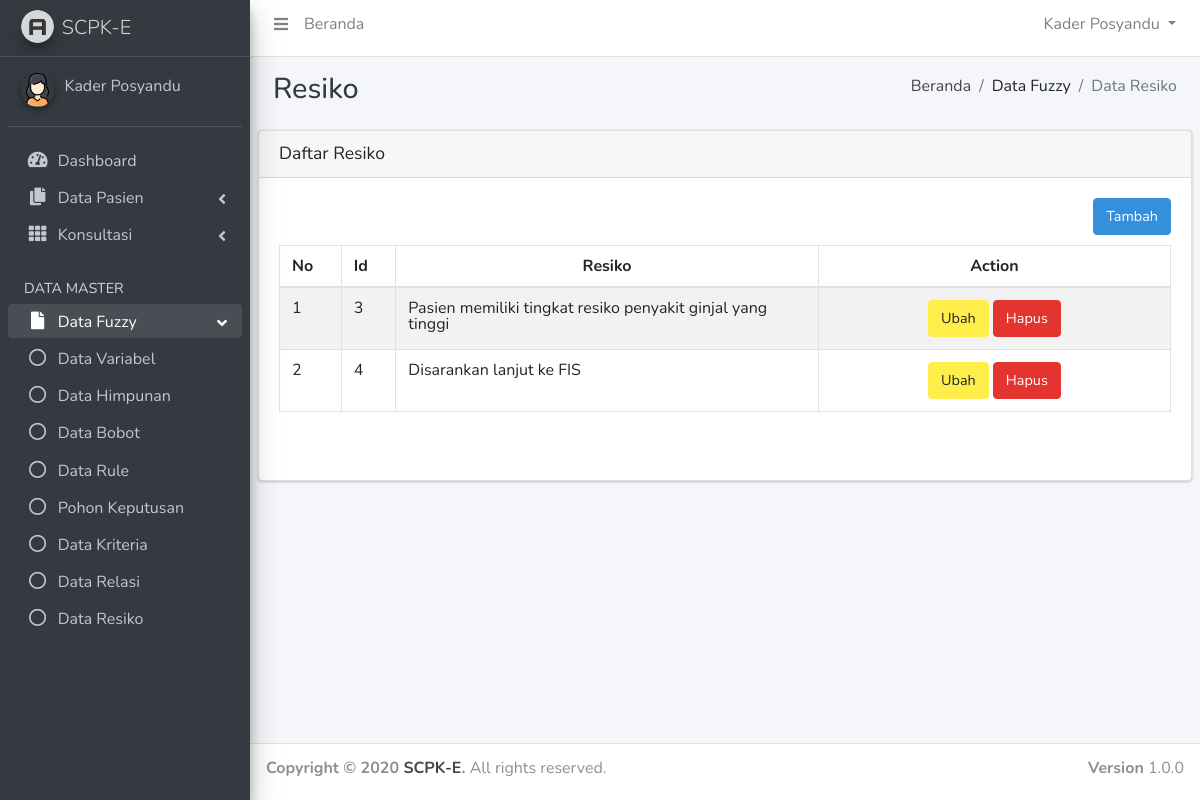
Page /scpk-e/?page=resiko (signed in) on the committed database.
### tables this page shows
CREATE TABLE `resiko` (
  `id_resiko` int(11) NOT NULL,
  `resiko` varchar(99) NOT NULL
);

### scpk-e/config/koneksi.php (called while the page is built, shortened)
<?php
function querydb($query)
{
	$result=mysql_query($query) or die ("gagal melakukan Query=$query");
	return $result;
}
?>

### scpk-e/list_resiko.php (the view, shortened to what this page needs)
<div class="content-header">
    <div class="container-fluid">
        <div class="row mb-2">
            <div class="col-sm-6">
                <h1 class="m-0 text-dark">Resiko</h1>
            </div>
            <div class="col-sm-6">
                <ol class="breadcrumb float-sm-right">
                    <li class="breadcrumb-item"><a href="?page=home">Beranda</a></li>
                    <li class="breadcrumb-item">Data Fuzzy</li>
                    <li class="breadcrumb-item active">Data Resiko</li>
                </ol>
            </div>
        </div>
    </div>
</div>
<section class="content">
	<div class="row">
		<div class="col-12">
			<div class="card">
				<div class="card-header">
					<h2 class="card-title" style="margin-bottom: 1px;">Daftar Resiko</h2>
				</div>
				<div class="card-body">
					<div style="float: right;">
						<a href="?page=resiko-input&stat=tambah" class="btn btn-primary"><i class="icon ion-android-add-circle"></i> Tambah</a>
					</div>
					<?php
						$pg = (int)(!isset($_GET["pg"]) ? 1 : @$_GET["pg"]);
						$limit = 10;
						$startpoint = ($pg * $limit) - $limit;
						$no=$startpoint;
						$hquery=querydb("SELECT * FROM resiko ORDER BY id_resiko ASC LIMIT {$startpoint}, {$limit}");
					?>
					<div style="clear:both; height:10px;"></div>
					<div class="form-style-2">
						<form method="post">
							<table class="table table-striped table-bordered" width="100%" border="0" cellspacing="0" cellpadding="4">
								<thead class="cf">
									<tr>
										<th width="3%">No</th>
										<th width="3%">Id</th>
										<th width="30%" style="text-align:center">Resiko</th>
										<th width="25%" style="text-align:center">Action</th>
									</tr>
								</thead>
								<tbody>
								<?php
									while($data=mysql_fetch_assoc($hquery)) {
										$no++;
								?>
									<tr>
										<td><?php echo $no; ?></td>
										<td><?php echo $data['id_resiko']; ?></td>
										<td><?php echo $data['resiko']; ?></td>
										<td width="5%" style="text-align:center;">
											<a href="?page=resiko-input&stat=ubah&id=<?php echo $data['id_resiko']; ?>" class="btn btn-warning"><i class="icon ion-android-create"></i> Ubah</a>
											<a style="color:white" class="btn btn-danger" onclick="konfirmasi<?php echo $data['id_resiko']; ?>()"><i class="icon ion-trash-a"></i> Hapus</a>
										</td>
									</tr>
									<?php } if(@$_GET['con']!="") { ?>
									<tr>
										<td colspan="8" style="color:#360; font-weight:600; font-size:14px;">
										<?php
										if(@$_GET['con']==1) { echo "Data berhasil ditambahkan."; }
										elseif(@$_GET['con']==2) { echo "Data berhasil diubah."; }
										elseif(@$_GET['con']==3) { echo "Data berhasil dihapus."; }
										?>
									</tr>
									<?php } ?>
								</tbody>
							</table>
							<br />
							<br />
						</form>
					</div>
				</div>
			</div>
		</div>
	</div>
</section>

### rows in the picture
resiko: id_resiko "3", resiko "Pasien memiliki tingkat resiko penyakit ginjal yang tinggi"
resiko: id_resiko "4", resiko "Disarankan lanjut ke FIS"
